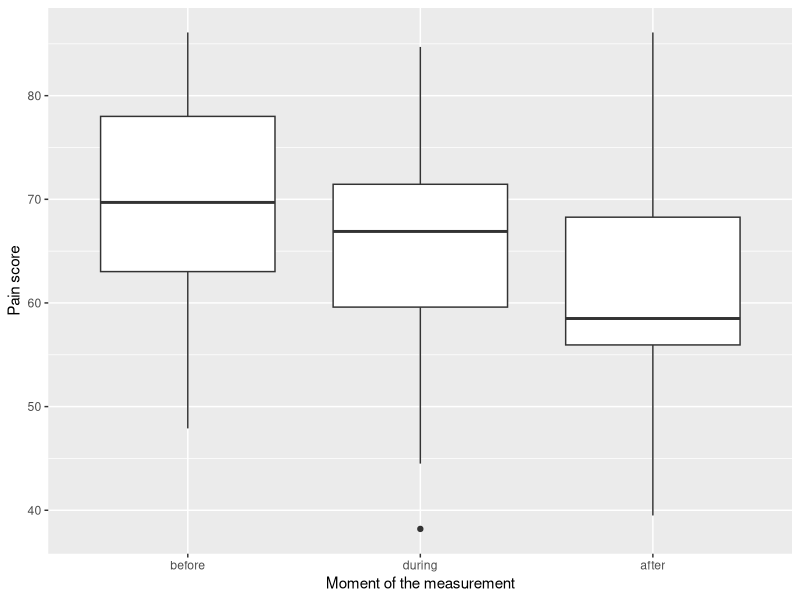
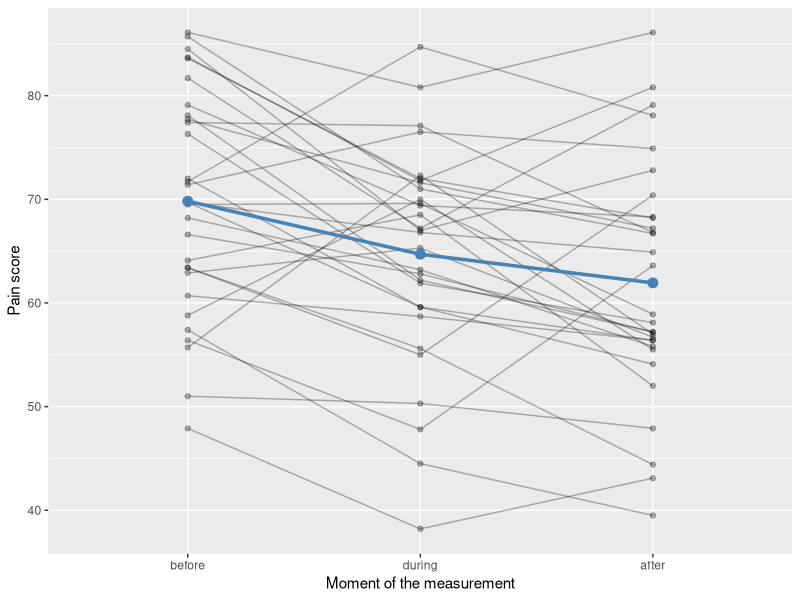
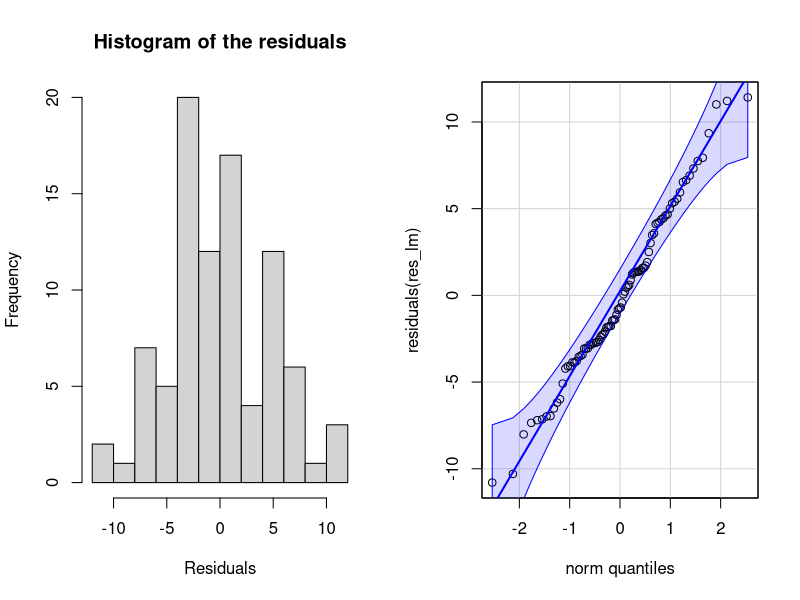

R code for these plots, in order:
## ---- chunk 1
knitr::opts_chunk$set(
  fig.align = "center",
  out.width = "100%",
  tidy = "styler",
  warning = FALSE,
  message = FALSE
)

set.seed(42)
## ---- chunk 2
# number of patients
n <- 30

# each patient has its own baseline level of pain
patient_effect <- rnorm(n, mean = 0, sd = 8)

# pain score at the 3 moments
before <- 70 + patient_effect + rnorm(n, mean = 0, sd = 6)
during <- 63 + patient_effect + rnorm(n, mean = 0, sd = 6)
after <- 61.5 + patient_effect + rnorm(n, mean = 0, sd = 6)

# dataset in the long format
dat <- data.frame(
  patient = factor(rep(1:n, times = 3)),
  time = factor(rep(c("before", "during", "after"), each = n),
    levels = c("before", "during", "after")
  ),
  pain = round(c(before, during, after), 1)
)

str(dat)
head(dat)
## ---- chunk 3
# install.packages("dplyr")
library(dplyr)

dat %>%
  group_by(time) %>%
  summarise(
    n = n(),
    mean = mean(pain),
    sd = sd(pain)
  )
## ---- chunk 4
# install.packages("ggplot2")
library(ggplot2)

ggplot(dat) +
  aes(x = time, y = pain) +
  geom_boxplot() +
  labs(
    x = "Moment of the measurement",
    y = "Pain score"
  )
## ---- chunk 5
ggplot(dat) +
  aes(x = time, y = pain, group = patient) +
  geom_line(alpha = 0.3) +
  geom_point(alpha = 0.3) +
  stat_summary(aes(group = 1),
    fun = mean, geom = "line",
    linewidth = 1.2, color = "steelblue"
  ) +
  stat_summary(aes(group = 1),
    fun = mean, geom = "point",
    size = 3, color = "steelblue"
  ) +
  labs(
    x = "Moment of the measurement",
    y = "Pain score"
  )
## ---- chunk 6
# residuals of the model, taking the patient effect into account
res_lm <- lm(pain ~ time + patient, data = dat)
## ---- chunk 7
par(mfrow = c(1, 2)) # combine plots

hist(residuals(res_lm),
  main = "Histogram of the residuals",
  xlab = "Residuals"
)

# install.packages("car")
library(car)

qqPlot(residuals(res_lm),
  id = FALSE # remove point identification
)
## ---- chunk 8
shapiro.test(residuals(res_lm))
## ---- chunk 9
# install.packages("tidyr")
library(tidyr)

# from the long format to the wide format
dat_wide <- dat %>%
  pivot_wider(names_from = time, values_from = pain)

c(
  "during - before" = var(dat_wide$during - dat_wide$before),
  "after - before" = var(dat_wide$after - dat_wide$before),
  "after - during" = var(dat_wide$after - dat_wide$during)
)
## ---- chunk 10
# install.packages("rstatix")
library(rstatix)

res_aov <- anova_test(
  data = dat,
  dv = pain,
  wid = patient,
  within = time
)

res_aov
## ---- chunk 11
get_anova_table(res_aov, correction = "GG")
## ---- chunk 12
summary(aov(pain ~ time + Error(patient / time),
  data = dat
))
## ---- chunk 13
dat %>%
  pairwise_t_test(pain ~ time,
    paired = TRUE,
    p.adjust.method = "holm"
  )
